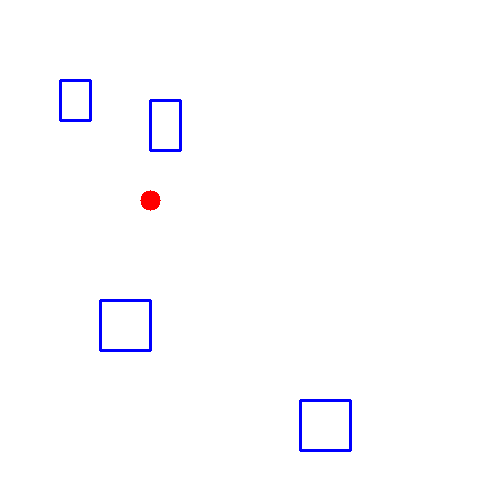
#> input picture img.png, 500 x 500 px
$ python node.py   (older library calls are emulated)
#> lines starting #> are read from the running program, lines starting #| are printed output that depends on the picture; after the words box and inside, x2 and y2 are one past the last pixel; in counts of white or black regions, pixels touching at a corner belong together
# import the necessary packages
from numpy.lib.npyio import genfromtxt
from scipy.spatial import distance as dist
from imutils import perspective
from imutils import contours
import numpy as np
import argparse
import imutils
import cv2
import random
import math

#number of node
node =[]
obs =[]

def start_goal():
    start = [15, 20]
    goal = [490, 490]
    return (start, goal)

def create_node(r):
    for i in range(0, 250):
        value = (random.randint(0, r), random.randint(0, r))
        node.append(value)
    return node

def read_obstacles():
    # load the image, convert it to grayscale, and blur it slightly
    image = cv2.imread("img.png")
#> image is the input picture: shape (500, 500, 3); mean B, G, R 254.7, 252.6, 252.9
    gray = cv2.cvtColor(image, cv2.COLOR_BGR2GRAY)
    gray = cv2.GaussianBlur(gray, (7, 7), 0)
    # perform edge detection, then perform a dilation + erosion to
    # close gaps in between object edges
    edged = cv2.Canny(gray, 50, 100)
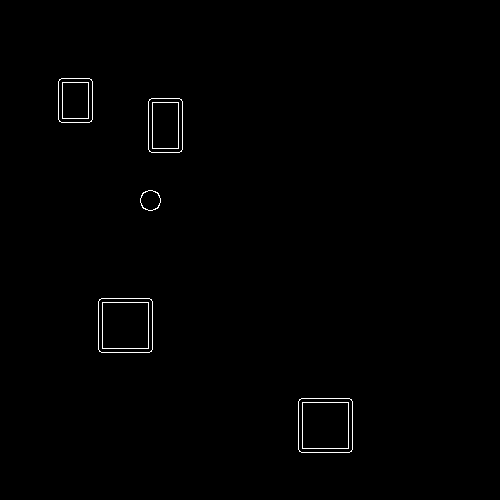
#> edged: shape (500, 500); 0.58% white in thin lines or dots, all inside (x1, y1, x2, y2) = (58, 78, 353, 453)
    edged = cv2.dilate(edged, None, iterations=1)
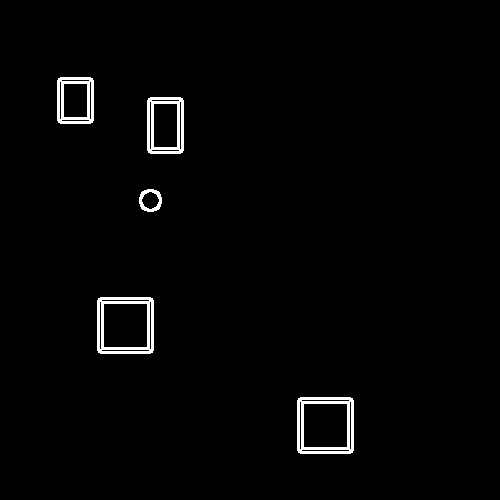
#> edged: shape (500, 500); 1.8% white; 5 white regions, box (x1, y1, x2, y2) and area: (97, 297, 154, 354) 1192, (297, 397, 354, 454) 1192, (147, 97, 184, 154) 952, (57, 77, 94, 124) 832, (139, 189, 162, 212) 232
    edged = cv2.erode(edged, None, iterations=1)
    # find contours in the edge map
    cnts = cv2.findContours(edged.copy(), cv2.RETR_EXTERNAL,
        cv2.CHAIN_APPROX_SIMPLE)
#> cnts = 5 contours; box (x1, y1, x2, y2) and area: (298, 398, 353, 453) 2900, (98, 298, 153, 353) 2900, (148, 98, 183, 153) 1820, (58, 78, 93, 123) 1480, (140, 190, 161, 211) 318
    cnts = imutils.grab_contours(cnts)
    # sort the contours from left-to-right and initialize the
    # 'pixels per metric' calibration variable
    (cnts, _) = contours.sort_contours(cnts)
#> cnts = 5 contours; box (x1, y1, x2, y2) and area: (98, 298, 153, 353) 2900, (298, 398, 353, 453) 2900, (148, 98, 183, 153) 1820, (58, 78, 93, 123) 1480, (140, 190, 161, 211) 318
    pixelsPerMetric = None
    orig = image.copy()

    # loop over the contours individually
    z = 0
    for c in cnts:
        z = z+1
        if cv2.contourArea(c) < 100:
                continue
        box = cv2.minAreaRect(c)
        box = cv2.cv.BoxPoints(box) if imutils.is_cv2() else cv2.boxPoints(box)
        box = np.array(box, dtype="int")
        box = perspective.order_points(box)
        cv2.drawContours(orig, [box.astype("int")], -1, (0, 255, 0), 2)
        (tl, tr, br, bl) = box.astype("int")

        pixel_x = [tl[0], tr[0], br[0], bl[0]]
        pixel_y = [tl[1], tr[1], br[1], bl[1]]
        max_x = max(pixel_x)
        min_x = min(pixel_x)
        max_y = max(pixel_y)
        min_y = min(pixel_y)

        # width & height of obstacles
        k=0
        l=0
        d1 = max_x - min_x
        d2 = max_y - min_y

        x1, y1 = min_x, min_y
        for m in range(-5, int(d1+5)):
            k=x1+m
            for n in range(-5, int(d2+5)):
                l=y1+n
                obs.append((k,l))
#> this loop made 5 passes
#> (tr, br, pixel_x, pixel_y, max_x, min_x, max_y, min_y) on passes 1 to 5: ([92, 78], [92, 122], [58, 92, 92, 58], [78, 78, 122, 122], 92, 58, 122, 78), ([152, 298], [152, 352], [98, 152, 152, 98], [298, 298, 352, 352], 152, 98, 352, 298), ([160, 190], [160, 210], [140, 160, 160, 140], [190, 190, 210, 210], 160, 140, 210, 190), ([182, 98], [182, 152], [148, 182, 182, 148], [98, 98, 152, 152], 182, 148, 152, 98), ([352, 398], [352, 452], [298, 352, 352, 298], [398, 398, 452, 452], 352, 298, 452, 398)
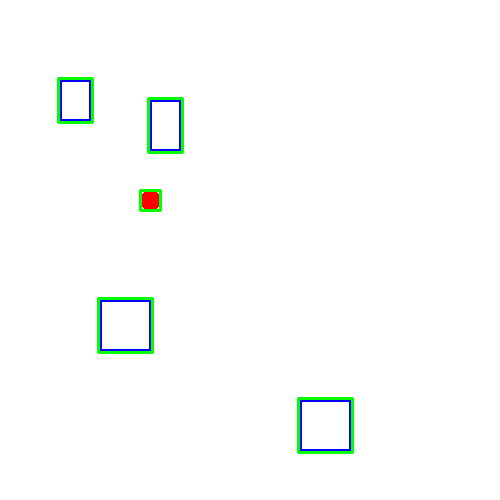
#> orig: shape (500, 500, 3); 1% of pixels changed, all inside (x1, y1, x2, y2) = (57, 77, 354, 454)
#> after the loop, obs = 14284 pairs, first value 53 to 356, second value 73 to 456; z = 5
    return (orig, obs)

def filter_node(node, obs):
    final=[]
    for j in node:
        for i in obs:
            if j == i:
                final.append(j)
    final = list(set(final))
    for k in final:
        node.remove(k)
    return node


def draw_node(orig, node):
    for i in node:
        cv2.circle(orig, (i), 2, (155, 155, 155), -1)
    # show the output image
    cv2.imshow("Image", orig)
    cv2.waitKey(0)

def joint_node(orig, node):
    #cv2.line(image, start_point, end_point, color, thickness)
    a = np.array(node)
    cv2.drawContours(orig, [a], 0, (255,0,0), 2)
    return orig

def joint_byStart(orig, points, g):
    (sx, sy) = points[0]
    (gx, gy) = g
    act_path = ((gx - sx)**2 + (gy - sy)**2)**0.5
    i = 0
    def filtering(x, g):
        (gx, gy) = g
        x1, y1 = x
        points.remove(x)
        z = len(points)
        print(z)
        if x == g:
            return orig
        else:
            dist = []
            p = []
            if (z !=1):
                for j in range(0, z -1):
                    x2, y2 = points[j]
                    a = (x2 - x1) **2
                    b = (y2 - y1)**2
                    d1 = (a+b)**(0.5)
                    u = (gx - x2)**2
                    v = (gy - y2)**2
                    d2 = (u+v)**(0.5)
                    d = (d1+d2)*(0.5)
                    dist.append(d)
                    p.append(points[j])
                    m = min(dist)
                    k = dist.index(m)
                    cv2.line(orig, x, p[k], (255, 0, 255), thickness=1, lineType=8)
                    return filtering(p[k], g)
            else:
               return orig
    orig = filtering(points[0], g)
    return orig


#Get Start point & goal
(start, goal) = start_goal()
(sx, sy) = start
(gx, gy) = goal


# Get obstacles
(orig, obs) = read_obstacles()

# Get node for first 500 radius
node = create_node(500)

# filter node
node = filter_node(node, obs)
#> node = 239 pairs, first value 0 to 498, second value 0 to 500

# draw start & goal
orig = cv2.circle(orig,(sx, sy),10,(0,0,0),-1)
orig = cv2.circle(orig,(gx, gy),10,(0,0,0),-1)
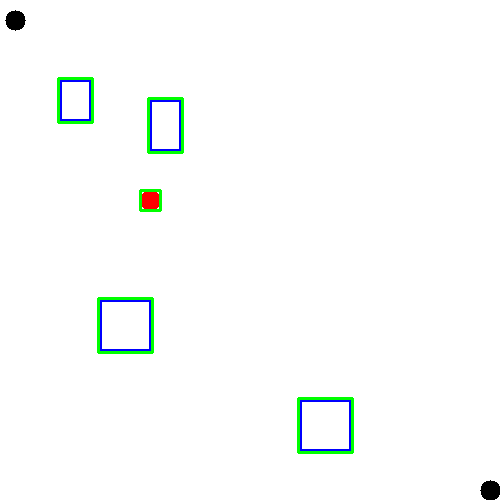
#> orig: shape (500, 500, 3); mean B, G, R 251.5, 252.7, 250.4

# joint Points
#orig = joint_node(orig, node)

points = []
points.append((sx, sy))
for i in node:
    points.append(i)
#> this loop made 239 passes
#> i on passes 1 to 3: (432, 197), (388, 455), (215, 20)
#> after the loop, points = 240 pairs, first value 0 to 498, second value 0 to 500
points.append((gx, gy))
# start point one by one
orig = joint_byStart(orig, points, goal)
#> in joint_byStart, `(sx, sy) = points[0]`: sx = 15; sy = 20
#> in joint_byStart, `act_path = ((gx - sx)**2 + (gy - sy)**2)**0.5`: act_path = 668.2
#> in filtering, `z = len(points)`: z = 240
#| 240
#> the loop in filtering, `for j in range(0, z -1):` made 1 pass
#> (x2, y2, a, b, d1, u, v, d2) on pass 1: (342, 320, 6400, 6561, 113.8, 21904, 28900, 225.4)
#> (printed output is left out)
#> after the loop in filtering, `for j in range(0, z -1):`:
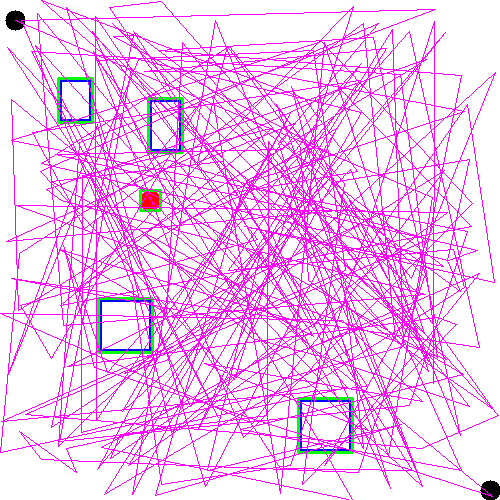
#> orig: shape (500, 500, 3); mean B, G, R 252.2, 201.2, 251.2

# show in image
draw_node(orig, node)
#> the loop in draw_node, `for i in node:` made 239 passes
#> after the loop in draw_node, `for i in node:`:
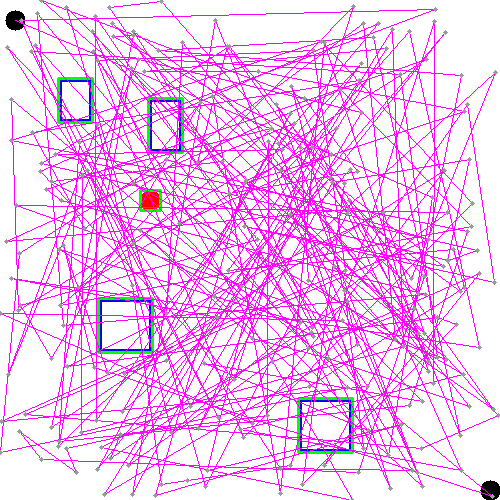
#> orig: shape (500, 500, 3); 1.23% of pixels changed, all inside (x1, y1, x2, y2) = (0, 0, 500, 500)


	# loop over the original points and draw them
	#for (x, y) in box:
		#cv2.circle(orig, (int(x), int(y)), 5, (0, 0, 255), -1)
